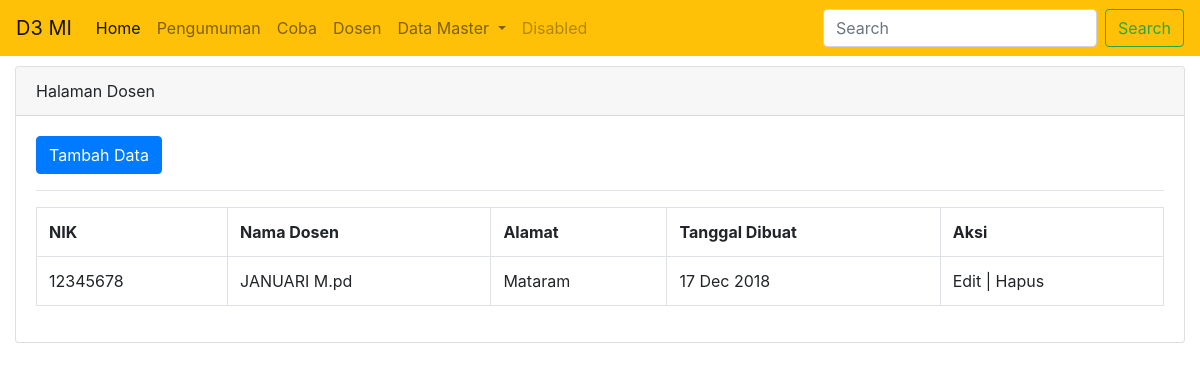
Page /web-ii-mi/index.php/admin/dosen on the committed database.
### tables this page shows
CREATE TABLE `dosen` (
  `nik` varchar(10) NOT NULL,
  `nama_dosen` varchar(255) NOT NULL,
  `alamat` text NOT NULL,
  `created_id` datetime NOT NULL DEFAULT CURRENT_TIMESTAMP
);

### web-ii-mi/application/controllers/admin/Dosen.php (called while the page is built, shortened)
<?php
class Dosen extends CI_Controller {
	public function __construct()
	{
		$this->load->model('dosen_model');
	}
	public function index()
	{
		$data['judul'] = 'Dosen';
		$data['sub_judul'] = 'Halaman Dosen';
		$data['halaman'] = 'admin/v_dosen';
		$data['isi_tabel'] = $this->dosen_model->all();
		$this->load->view('admin/v_tamplate',$data);
	}
}

### web-ii-mi/index.php (called while the page is built, shortened)
<?php
require_once BASEPATH.'core/CodeIgniter.php';

### web-ii-mi/application/models/dosen_model.php (called while the page is built, shortened)
<?php
class dosen_model extends CI_Model {
	public function all()
	{
		return $this->db->get('dosen')->result();
	}
}
 ?>

### web-ii-mi/application/views/admin/v_dosen.php (the view)
<div class="col-md-12">
	<div class="card">
		<div class="card-header">
			<?php echo $sub_judul; ?>
		</div>
		<div class="card-body">
			<a href="<?php echo site_url('admin/Dosen/tambah') ?>" class="btn btn-primary btn sm">Tambah Data</a>
			<hr>
				<table class="table table-bordered">
					<tr>
						<th>NIK</th>
						<th>Nama Dosen</th>
						<th>Alamat</th>
						<th>Tanggal Dibuat</th>
						<th>Aksi</th>
					</tr>
					<?php foreach ($isi_tabel as $key) { ?>
					<tr>
						<td><?php echo $key->nik; ?></td>
						<td><?php echo $key->nama_dosen; ?></td>
						<td><?php echo $key->alamat; ?></td>
						<td><?php echo date('d M Y',strtotime($key->created_id)); ?></td>
						<td>
							Edit | Hapus
						</td>
					</tr>
					<?php } ?>
				</table>
		</div>
	</div>
</div>

### rows in the picture
dosen: nik "12345678", nama_dosen "JANUARI M.pd", alamat "Mataram", created "17 Dec 2018"

### other values in the picture
$sub_judul "Halaman Dosen"
